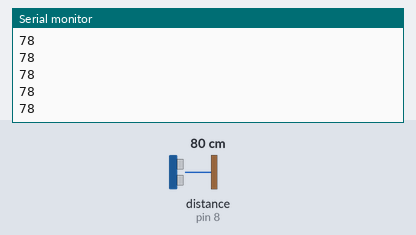
A sketch run on a simulated Arduino Uno, built with avr-gcc and run on an emulated ATmega328P. On the bench: the last lines printed to the serial monitor. Wiring (inferred from the names in the program): ultrasonic range finder: trigger pin 9; echo pin 8. Inputs (shaded band) come from the test bench; at power-on: distance to the obstacle (sensor on pin 8) 80 cm. The echo pulse lasts 58.3 µs per cm.

Above: at 1.2 s.
1.3 s: distance to the obstacle (sensor on pin 8) set to 2 cm
At 1.37 s:
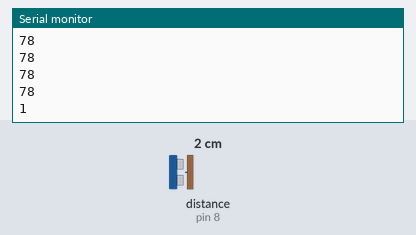
2.8 s: distance to the obstacle (sensor on pin 8) set to 4 cm
At 2.89 s:
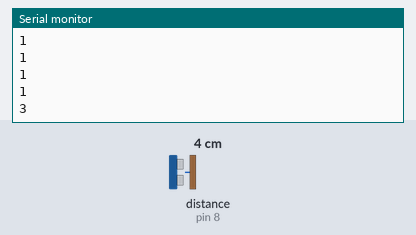
Timing chart, 0 to 5.8 s (numbered marks = the images above; inputs shaded):
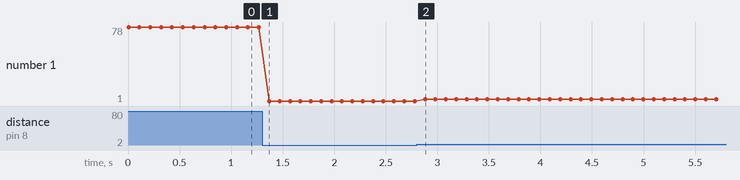

Measured:
- after the input at 1.3 s, the serial monitor: prints a new line after 0.07 s (image 1)
- after the input at 2.8 s, the serial monitor: prints a new line after 0.08 s (image 2)
- plotted number 1: 78 → 1 after the input at 1.3 s, 1 → 3 after the input at 2.8 s

The sketch:

ultrasonico.ino
```cpp
int trig = 9;
int eco = 8;
int data;
int dur;
void setup() {
  // put your setup code here, to run once:
  Serial.begin(9600);
  pinMode(trig, OUTPUT);
  pinMode(eco, INPUT);
}

void loop() {
  // put your main code here, to run repeatedly:
  digitalWrite(trig, LOW);
  delayMicroseconds(2);
  digitalWrite(trig, HIGH);
  delayMicroseconds(10);
  digitalWrite(trig, LOW);
  dur = pulseIn(eco, HIGH);

  // Calcular distancia en cm
  data = dur * 0.034 / 2;
  Serial.println(data);
  delay(100);
}
```
